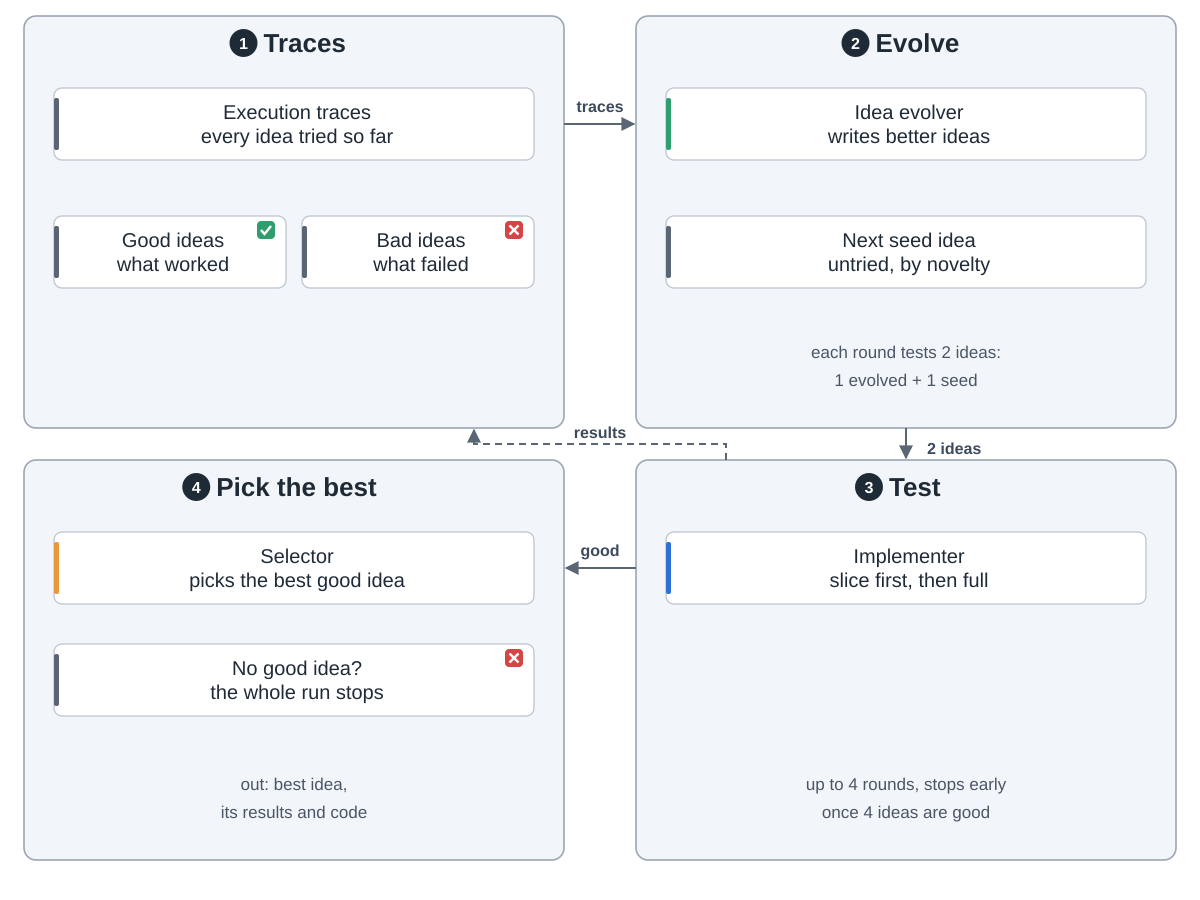

Source code (Python):
"""ScientistTwo stage 2, outer loop: evolve ideas and pick the best.  Drawn from section 3.3,
Figure 6 and appendix A.2 of the paper (arXiv:2609.19644v1, 17 Sep 2026, read 2026-10-05).
Run: python3 evolve.py

Snake order: 1 traces (top left) -> 2 evolve (top right) -> 3 test (bottom right)
-> 4 pick the best (bottom left); test results update the traces."""
import sys
from pathlib import Path

sys.path.insert(0, str(Path(__file__).resolve().parents[2] / "tools"))
from archdiagram import Diagram  # noqa: E402

L, R, W = 24, 636, 540
T1, H1 = 16, 412
T2, H2 = 460, 400
FW, HW = 480, 232   # full-width card, half-width card


def full(x, y, label, kind=None, h=72):
    d.card(x + 30, y, label, kind, w=FW, h=h)


def pair(x, y, a, b, h=72):
    """Two half-width cards side by side; a and b are (label, kind)."""
    d.card(x + 30, y, a[0], a[1], w=HW, h=h)
    d.card(x + 278, y, b[0], b[1], w=HW, h=h)


def down(x, y0, y1):
    d.arrow(f"M{x} {y0}V{y1 - 2}")


def notes(x, top, h, *lines):
    """At most two note lines near the bottom of a group."""
    for i, s in enumerate(lines):
        d.note(x + W / 2, top + h - 70 + i * 28 + (14 if len(lines) == 1 else 0), s)


def across(y, label, back=False, rtl=False):
    """Arrow across the column gap at height y; rtl runs right group -> left group."""
    a, b = (R, L + W + 2) if rtl else (L + W, R - 2)
    d.arrow(f"M{a} {y}H{b}", back=back, label=label, at=((L + W + R) / 2, y - 12))


def drop(x, label, back=False, up=False):
    """Arrow across the row gap at x, label to its right; up runs bottom row -> top row."""
    a, b = (T2, T1 + H1 + 2) if up else (T1 + H1, T2 - 2)
    d.arrow(f"M{x} {a}V{b}", back=back, label=label, at=(x + 16 + len(label) * 4.6, T1 + H1 + 26))

d = Diagram("ScientistTwo stage 2: evolve ideas, pick the best",
            "1 Traces: every idea tried so far, with what worked and what failed. 2 Evolve: an Idea Evolver "
            "reads the traces and writes new ideas; to avoid getting stuck it also takes the next untried "
            "seed idea by novelty; each round tests one of each. 3 Test: the implementer from the previous "
            "diagram runs each idea, and the results go back into the traces; up to 4 rounds, stopping early "
            "at 4 good ideas. 4 Pick the best: a Selector compares the good ideas on the full benchmark and "
            "picks one, with its results and code. If no idea is good after the last round, the whole run "
            "stops.")

d.group(L, T1, W, H1, "Traces", 1)
full(L, T1 + 72, "Execution traces|every idea tried so far", "data")
pair(L, T1 + 200, ("Good ideas|what worked", "data"), ("Bad ideas|what failed", "data"))
d.ok(L + 242, T1 + 214)
d.bad(L + 490, T1 + 214)

d.group(R, T1, W, H1, "Evolve", 2)
full(R, T1 + 72, "Idea evolver|writes better ideas", "plan")
full(R, T1 + 200, "Next seed idea|untried, by novelty", "data")
notes(R, T1, H1, "each round tests 2 ideas:", "1 evolved + 1 seed")

d.group(R, T2, W, H2, "Test", 3)
full(R, T2 + 72, "Implementer|slice first, then full", "coding")
notes(R, T2, H2, "up to 4 rounds, stops early", "once 4 ideas are good")

d.group(L, T2, W, H2, "Pick the best", 4)
full(L, T2 + 72, "Selector|picks the best good idea", "critic")
full(L, T2 + 184, "No good idea?|the whole run stops", "data")
d.bad(L + 490, T2 + 198)
notes(L, T2, H2, "out: best idea,", "its results and code")

across(T1 + 108, "traces")
drop(R + W / 2, "2 ideas")
across(T2 + 108, "good", rtl=True)
d.arrow(f"M{R + 90} {T2}V{T2 - 16}H{L + W - 90}V{T1 + H1 + 2}", back=True)
d.text((L + W + R) / 2, T2 - 22, "results", "al")
d.save(Path(__file__).with_name("evolve.svg"))
